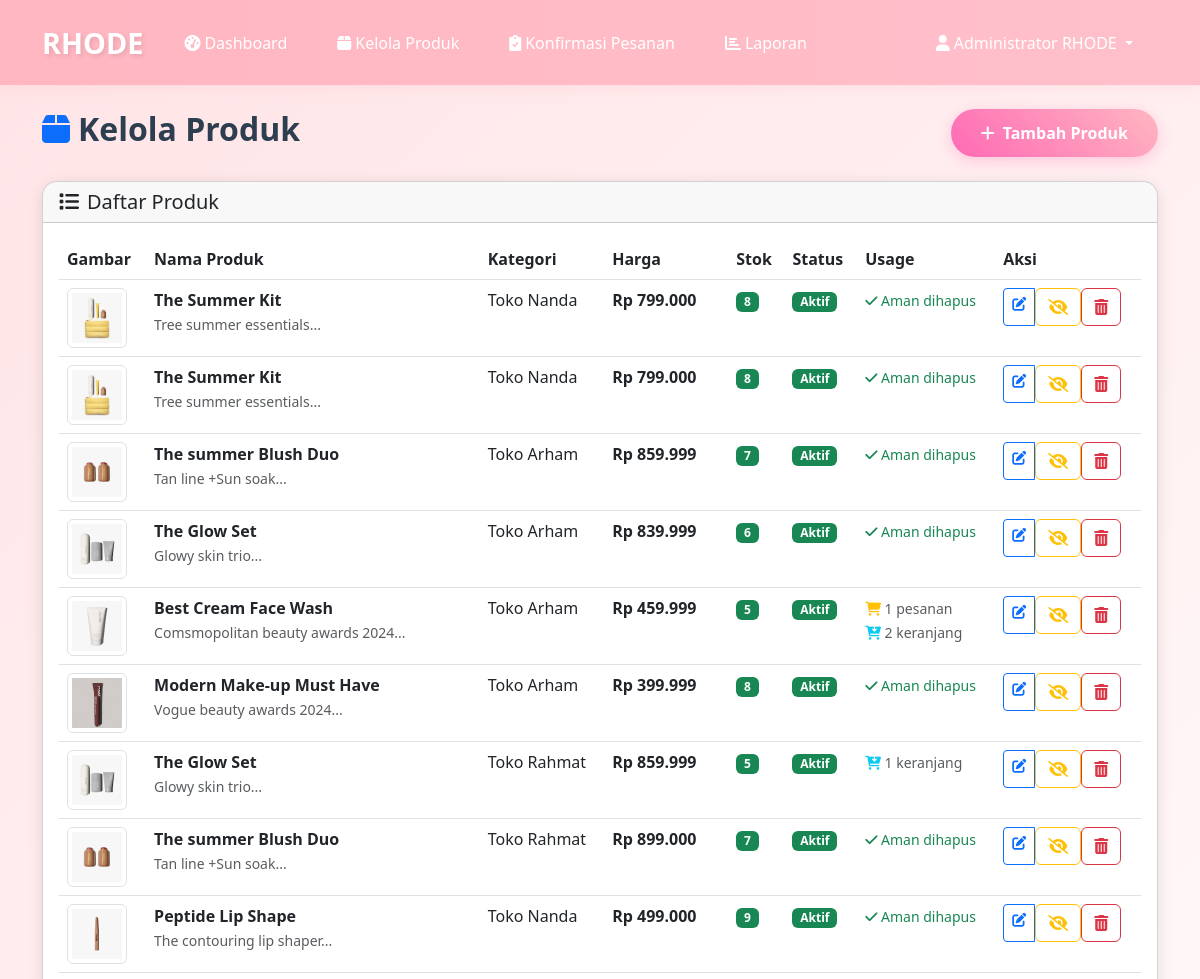
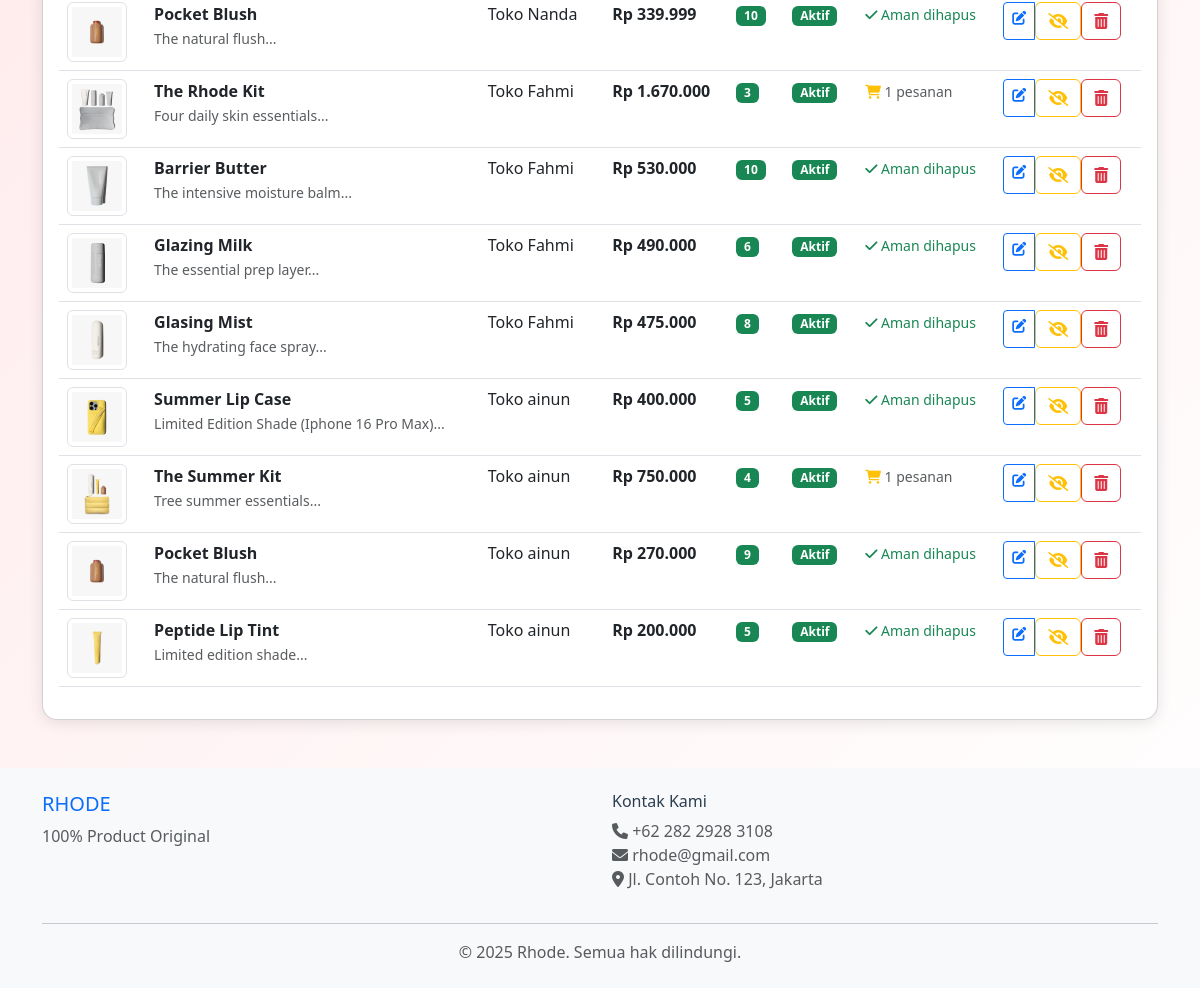
The page /admin/kelola-produk.php (signed in) on the database its author committed (2 pictures, top to bottom).
### tables this page shows
CREATE TABLE `produk` (
  `id_produk` int(11) NOT NULL,
  `nama_produk` varchar(100) NOT NULL,
  `deskripsi` text DEFAULT NULL,
  `harga` decimal(10,2) NOT NULL,
  `stok` int(11) NOT NULL DEFAULT 0,
  `id_kategori` int(11) DEFAULT NULL,
  `gambar` varchar(255) DEFAULT NULL,
  `status` enum('aktif','nonaktif') DEFAULT 'aktif',
  `created_at` timestamp NOT NULL DEFAULT current_timestamp()
);

CREATE TABLE `kategori` (
  `id_kategori` int(11) NOT NULL,
  `nama_kategori` varchar(50) NOT NULL,
  `deskripsi` text DEFAULT NULL,
  `created_at` timestamp NOT NULL DEFAULT current_timestamp()
);

### config/database.php (called while the page is built, shortened)
<?php
function format_rupiah($angka) {
    return "Rp " . number_format($angka, 0, ',', '.');
}
?>

### admin/kelola-produk.php (the view, shortened to what this page needs)
<?php
require_once '../config/database.php';
require_once '../includes/functions.php';
$action = $_GET['action'] ?? 'list';
$edit_product = null;
$stmt = $pdo->prepare("
    SELECT p.*, k.nama_kategori,
           (SELECT COUNT(*) FROM detail_pesanan dp WHERE dp.id_produk = p.id_produk) as order_count,
           (SELECT COUNT(*) FROM keranjang kr WHERE kr.id_produk = p.id_produk) as cart_count
    FROM produk p
    JOIN kategori k ON p.id_kategori = k.id_kategori
    ORDER BY p.created_at DESC
");
$stmt->execute();
$products = $stmt->fetchAll();
$stmt = $pdo->query("SELECT * FROM kategori ORDER BY nama_kategori");
$categories = $stmt->fetchAll();
include '../includes/header.php';
include '../includes/navbar-admin.php';
?>
<div class="container my-4">
    <div class="row">
        <div class="col-12">
            <div class="d-flex justify-content-between align-items-center mb-4">
                <h2 class="fw-bold">
                    <i class="fas fa-box me-2 text-primary"></i>Kelola Produk
                </h2>
                <?php if ($action == 'list'): ?>
                <a href="?action=add" class="btn btn-custom">
                    <i class="fas fa-plus me-2"></i>Tambah Produk
                </a>
                <?php else: ?>
                <a href="kelola-produk.php" class="btn btn-outline-secondary">
                    <i class="fas fa-arrow-left me-2"></i>Kembali
                </a>
                <?php endif; ?>
            </div>
        </div>
    </div>
    <?php if ($action == 'add' || $action == 'edit'): ?>
    <div class="row">
        <div class="col-lg-8">
            <div class="card card-custom">
                <div class="card-header">
                    <h5 class="mb-0">
                        <i class="fas fa-<?php echo $action == 'add' ? 'plus' : 'edit'; ?> me-2"></i>
                        <?php echo $action == 'add' ? 'Tambah' : 'Edit'; ?> Produk
                    </h5>
                </div>
                <div class="card-body">
                    <form method="POST" enctype="multipart/form-data" id="productForm" data-validate="true">
                        <input type="hidden" name="action" value="<?php echo $action; ?>">
                        <?php if ($action == 'edit'): ?>
                        <input type="hidden" name="id_produk" value="<?php echo $edit_product['id_produk']; ?>">
                        <?php endif; ?>
                        <div class="row">
                            <div class="col-md-6 mb-3">
                                <label for="nama_produk" class="form-label">Nama Produk *</label>
                                <input type="text" class="form-control form-control-custom" id="nama_produk"
                                       name="nama_produk" required
                                       value="<?php echo htmlspecialchars($edit_product['nama_produk'] ?? ''); ?>">
                            </div>
                            <div class="col-md-6 mb-3">
                                <label for="id_kategori" class="form-label">Kategori *</label>
                                <select class="form-select form-control-custom" id="id_kategori" name="id_kategori" required>
                                    <option value="">Pilih Kategori</option>
                                    <?php foreach ($categories as $category): ?>
                                    <option value="<?php echo $category['id_kategori']; ?>"
                                            <?php echo ($edit_product['id_kategori'] ?? '') == $category['id_kategori'] ? 'selected' : ''; ?>>
                                        <?php echo htmlspecialchars($category['nama_kategori']); ?>
                                    </option>
                                    <?php endforeach; ?>
                                </select>
                            </div>
                        </div>
                        <div class="mb-3">
                            <label for="deskripsi" class="form-label">Deskripsi</label>
                            <textarea class="form-control form-control-custom" id="deskripsi" name="deskripsi"
                                      rows="3"><?php echo htmlspecialchars($edit_product['deskripsi'] ?? ''); ?></textarea>
                        </div>
                        <div class="row">
                            <div class="col-md-4 mb-3">
                                <label for="harga" class="form-label">Harga *</label>
                                <input type="text" class="form-control form-control-custom" id="harga"
                                       name="harga" required placeholder="25000"
                                       value="<?php echo $edit_product['harga'] ?? ''; ?>">
                            </div>
                            <div class="col-md-4 mb-3">
                                <label for="stok" class="form-label">Stok *</label>
                                <input type="number" class="form-control form-control-custom" id="stok"
                                       name="stok" required min="0"
                                       value="<?php echo $edit_product['stok'] ?? ''; ?>">
                            </div>
                            <div class="col-md-4 mb-3">
                                <label for="status" class="form-label">Status *</label>
                                <select class="form-select form-control-custom" id="status" name="status" required>
                                    <option value="aktif" <?php echo ($edit_product['status'] ?? '') == 'aktif' ? 'selected' : ''; ?>>Aktif</option>
                                    <option value="nonaktif" <?php echo ($edit_product['status'] ?? '') == 'nonaktif' ? 'selected' : ''; ?>>Non-aktif</option>
                                </select>
                            </div>
                        </div>
                        <div class="mb-3">
                            <label for="gambar" class="form-label">Gambar Produk</label>
                            <input type="file" class="form-control form-control-custom" id="gambar"
                                   name="gambar" accept="image/*" onchange="previewImage(this, 'imagePreview')">
                            <small class="text-muted">Format: JPG, PNG, GIF. Maksimal 5MB</small>
                        </div>
                        <?php if ($action == 'edit' && !empty($edit_product['gambar'])): ?>
                        <div class="mb-3">
                            <label class="form-label">Gambar Saat Ini</label><br>
                            <img src="../assets/images/products/<?php echo $edit_product['gambar']; ?>"
                                 alt="Current Image" class="img-thumbnail" style="max-width: 200px;" id="imagePreview">
                        </div>
                        <?php else: ?>
                        <div class="mb-3" style="display: none;" id="previewContainer">
                            <label class="form-label">Preview Gambar</label><br>
                            <img id="imagePreview" class="img-thumbnail" style="max-width: 200px;">
                        </div>
                        <?php endif; ?>
                        <div class="d-flex justify-content-end">
                            <a href="kelola-produk.php" class="btn btn-outline-secondary me-2">Batal</a>
                            <button type="submit" class="btn btn-custom">
                                <i class="fas fa-save me-2"></i><?php echo $action == 'add' ? 'Tambah' : 'Perbarui'; ?> Produk
                            </button>
                        </div>
                    </form>
                </div>
            </div>
        </div>
    </div>
    <?php else: ?>
    <div class="row">
        <div class="col-12">
            <div class="card table-custom">
                <div class="card-header">
                    <h5 class="mb-0">
                        <i class="fas fa-list me-2"></i>Daftar Produk
                    </h5>
                </div>
                <div class="card-body">
                    <?php if (empty($products)): ?>
                    <div class="text-center py-4">
                        <i class="fas fa-box fa-3x text-muted mb-3"></i>
                        <p class="text-muted">Belum ada produk. <a href="?action=add">Tambah produk pertama</a></p>
                    </div>
                    <?php else: ?>
                    <div class="table-responsive">
                        <table class="table table-hover">
                            <thead>
                                <tr>
                                    <th>Gambar</th>
                                    <th>Nama Produk</th>
                                    <th>Kategori</th>
                                    <th>Harga</th>
                                    <th>Stok</th>
                                    <th>Status</th>
                                    <th>Usage</th>
                                    <th>Aksi</th>
                                </tr>
                            </thead>
                            <tbody>
                                <?php foreach ($products as $product): ?>
                                <tr>
                                    <td>
                                        <?php if (!empty($product['gambar'])): ?>
                                        <img src="../assets/images/products/<?php echo $product['gambar']; ?>"
                                             alt="<?php echo htmlspecialchars($product['nama_produk']); ?>"
                                             class="img-thumbnail" style="width: 60px; height: 60px; object-fit: cover;">
                                        <?php endif; ?>
                                    </td>
                                    <td>
                                        <strong><?php echo htmlspecialchars($product['nama_produk']); ?></strong>
                                        <?php if (!empty($product['deskripsi'])): ?>
                                        <br><small class="text-muted"><?php echo htmlspecialchars(substr($product['deskripsi'], 0, 50) . '...'); ?></small>
                                        <?php endif; ?>
                                    </td>
                                    <td><?php echo htmlspecialchars($product['nama_kategori']); ?></td>
                                    <td><strong><?php echo format_rupiah($product['harga']); ?></strong></td>
                                    <td>
                                        <span class="badge bg-<?php echo $product['stok'] > 0 ? 'success' : 'danger'; ?>">
                                            <?php echo $product['stok']; ?>
                                        </span>
                                    </td>
                                    <td>
                                        <span class="badge bg-<?php echo $product['status'] == 'aktif' ? 'success' : 'secondary'; ?>">
                                            <?php echo ucfirst($product['status']); ?>
                                        </span>
                                    </td>
                                    <td>
                                        <small class="text-muted">
                                            <?php if ($product['order_count'] > 0): ?>
                                            <i class="fas fa-shopping-cart text-warning"></i> <?php echo $product['order_count']; ?> pesanan<br>
                                            <?php endif; ?>
                                            <?php if ($product['cart_count'] > 0): ?>
                                            <i class="fas fa-cart-arrow-down text-info"></i> <?php echo $product['cart_count']; ?> keranjang<br>
                                            <?php endif; ?>
                                            <?php if ($product['order_count'] == 0 && $product['cart_count'] == 0): ?>
                                            <span class="text-success"><i class="fas fa-check"></i> Aman dihapus</span>
                                            <?php endif; ?>
                                        </small>
                                    </td>
                                    <td>
                                        <div class="btn-group btn-group-sm">
                                            <a href="?action=edit&id=<?php echo $product['id_produk']; ?>"
                                               class="btn btn-outline-primary" title="Edit">
                                                <i class="fas fa-edit"></i>
                                            </a>
                                            <?php if ($product['status'] == 'aktif'): ?>
                                            <form method="POST" class="d-inline" onsubmit="return confirm('Nonaktifkan produk ini? Produk tidak akan muncul di katalog tetapi riwayat pesanan tetap tersimpan.')">
                                                <button type="submit" class="btn btn-outline-warning" title="Nonaktifkan">
                                                    <i class="fas fa-eye-slash"></i>
                                                </button>
                                            </form>
                                            <?php endif; ?>
                                            <form method="POST" class="d-inline" onsubmit="return confirmForceDelete('<?php echo htmlspecialchars($product['nama_produk']); ?>', <?php echo $product['order_count']; ?>, <?php echo $product['cart_count']; ?>)">
                                                <button type="submit" class="btn btn-outline-danger" title="Hapus Paksa">
                                                    <i class="fas fa-trash-alt"></i>
                                                </button>
                                            </form>
                                        </div>
                                    </td>
                                </tr>
                                <?php endforeach; ?>
                            </tbody>
                        </table>
                    </div>
                    <?php endif; ?>
                </div>
            </div>
        </div>
    </div>
    <?php endif; ?>
</div>
<?php include '../includes/footer.php'; ?>

### rows shown on the page
produk: gambar (picture), nama_produk "The Summer Kit", deskripsi "Tree summer essentials...", id_kategori.nama_kategori "Toko Nanda", harga "Rp 799.000", stok "8", status "Aktif", shows "Aman dihapus"
produk: gambar (picture), nama_produk "The Summer Kit", deskripsi "Tree summer essentials...", id_kategori.nama_kategori "Toko Nanda", harga "Rp 799.000", stok "8", status "Aktif", shows "Aman dihapus"
produk: gambar (picture), nama_produk "The summer Blush Duo", deskripsi "Tan line +Sun soak...", id_kategori.nama_kategori "Toko Arham", harga "Rp 859.999", stok "7", status "Aktif", shows "Aman dihapus"
produk: gambar (picture), nama_produk "The Glow Set", deskripsi "Glowy skin trio...", id_kategori.nama_kategori "Toko Arham", harga "Rp 839.999", stok "6", status "Aktif", shows "Aman dihapus"
produk: gambar (picture), nama_produk "Best Cream Face Wash", deskripsi "Comsmopolitan beauty awards 2024...", id_kategori.nama_kategori "Toko Arham", harga "Rp 459.999", stok "5", status "Aktif", order_count "1", cart_count "2"
produk: gambar (picture), nama_produk "Modern Make-up Must Have", deskripsi "Vogue beauty awards 2024...", id_kategori.nama_kategori "Toko Arham", harga "Rp 399.999", stok "8", status "Aktif", shows "Aman dihapus"
produk: gambar (picture), nama_produk "The Glow Set", deskripsi "Glowy skin trio...", id_kategori.nama_kategori "Toko Rahmat", harga "Rp 859.999", stok "5", status "Aktif", cart_count "1"
produk: gambar (picture), nama_produk "The summer Blush Duo", deskripsi "Tan line +Sun soak...", id_kategori.nama_kategori "Toko Rahmat", harga "Rp 899.000", stok "7", status "Aktif", shows "Aman dihapus"
produk: gambar (picture), nama_produk "Peptide Lip Shape", deskripsi "The contouring lip shaper...", id_kategori.nama_kategori "Toko Nanda", harga "Rp 499.000", stok "9", status "Aktif", shows "Aman dihapus"
produk: gambar (picture), nama_produk "Pocket Blush", deskripsi "The natural flush...", id_kategori.nama_kategori "Toko Nanda", harga "Rp 339.999", stok "10", status "Aktif", shows "Aman dihapus"
produk: gambar (picture), nama_produk "The Rhode Kit", deskripsi "Four daily skin essentials...", id_kategori.nama_kategori "Toko Fahmi", harga "Rp 1.670.000", stok "3", status "Aktif", order_count "1"
produk: gambar (picture), nama_produk "Barrier Butter", deskripsi "The intensive moisture balm...", id_kategori.nama_kategori "Toko Fahmi", harga "Rp 530.000", stok "10", status "Aktif", shows "Aman dihapus"
produk: gambar (picture), nama_produk "Glazing Milk", deskripsi "The essential prep layer...", id_kategori.nama_kategori "Toko Fahmi", harga "Rp 490.000", stok "6", status "Aktif", shows "Aman dihapus"
produk: gambar (picture), nama_produk "Glasing Mist", deskripsi "The hydrating face spray...", id_kategori.nama_kategori "Toko Fahmi", harga "Rp 475.000", stok "8", status "Aktif", shows "Aman dihapus"
produk: gambar (picture), nama_produk "Summer Lip Case", deskripsi "Limited Edition Shade (Iphone 16 Pro Max)...", id_kategori.nama_kategori "Toko ainun", harga "Rp 400.000", stok "5", status "Aktif", shows "Aman dihapus"
produk: gambar (picture), nama_produk "The Summer Kit", deskripsi "Tree summer essentials...", id_kategori.nama_kategori "Toko ainun", harga "Rp 750.000", stok "4", status "Aktif", order_count "1"
produk: gambar (picture), nama_produk "Pocket Blush", deskripsi "The natural flush...", id_kategori.nama_kategori "Toko ainun", harga "Rp 270.000", stok "9", status "Aktif", shows "Aman dihapus"
produk: gambar (picture), nama_produk "Peptide Lip Tint", deskripsi "Limited edition shade...", id_kategori.nama_kategori "Toko ainun", harga "Rp 200.000", stok "5", status "Aktif", shows "Aman dihapus"

### other values the page prints
$_SESSION['admin_nama'] "Administrator RHODE"
